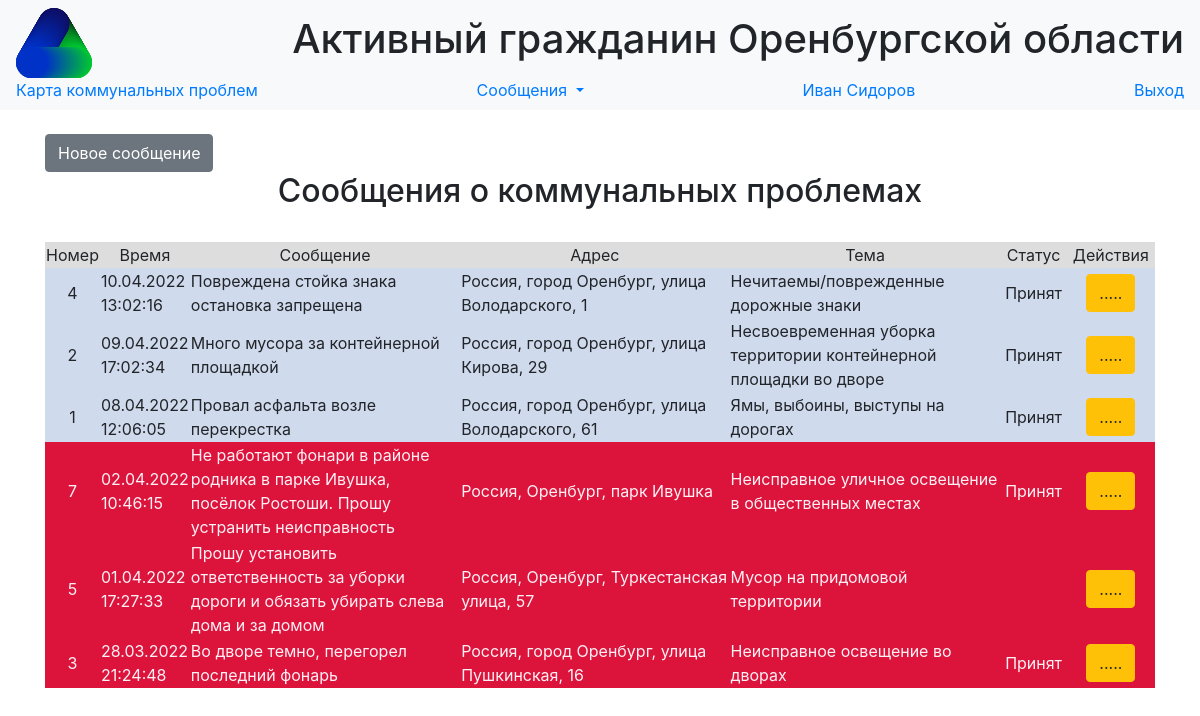
The app's page /calls (signed in), older data.
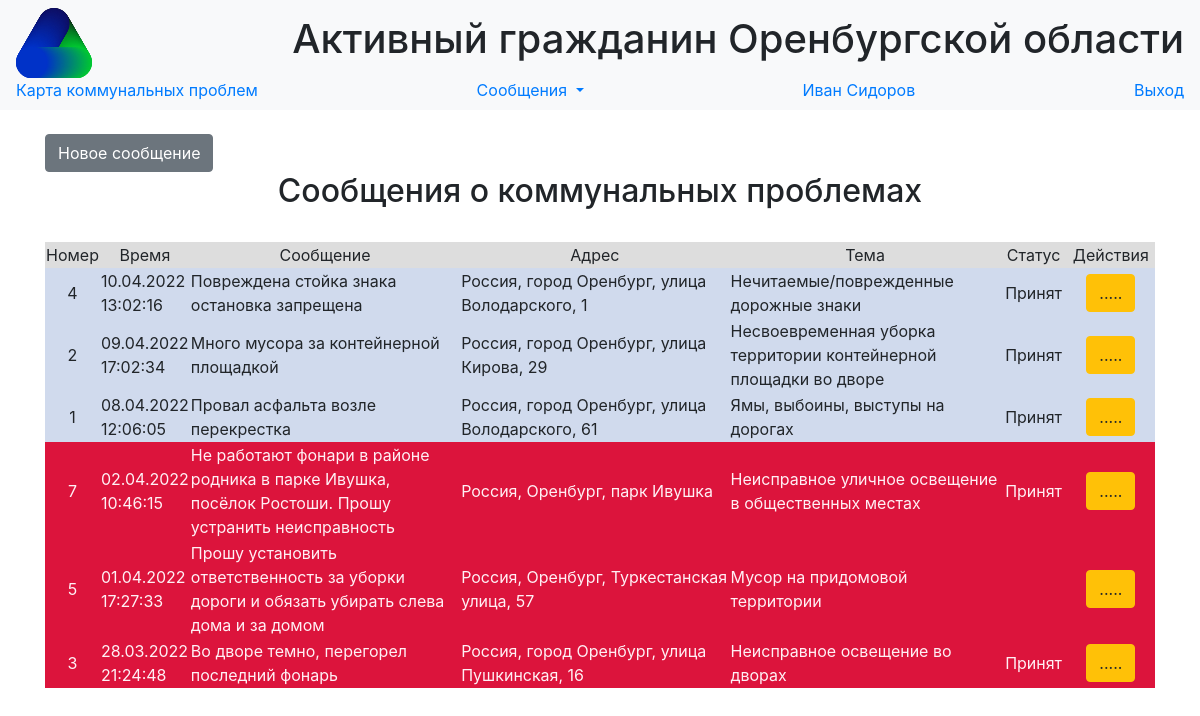
The same page, newer data.
### data/users.py (models this page shows, shortened)
class User(SqlAlchemyBase, UserMixin,SerializerMixin):
    __tablename__ = 'users'
    id = sqlalchemy.Column(sqlalchemy.Integer,
                           primary_key=True, autoincrement=True)
    surname = sqlalchemy.Column(sqlalchemy.String, nullable=True)
    name = sqlalchemy.Column(sqlalchemy.String, nullable=True)
    position = sqlalchemy.Column(sqlalchemy.String, nullable=True)
    locality = sqlalchemy.Column(sqlalchemy.String, nullable=True)
    email = sqlalchemy.Column(sqlalchemy.String,
                              index=True, unique=True, nullable=True)
    hashed_password = sqlalchemy.Column(sqlalchemy.String, nullable=True)
    modified_date = sqlalchemy.Column(sqlalchemy.DateTime,
                                      default=datetime.datetime.now)

### data/calls.py (models this page shows, shortened)
class Call(SqlAlchemyBase, SerializerMixin):
    __tablename__ = 'calls'
    id = sqlalchemy.Column(sqlalchemy.Integer,
                           primary_key=True, autoincrement=True)
    message = sqlalchemy.Column(sqlalchemy.String, nullable=True)
    address = sqlalchemy.Column(sqlalchemy.String, nullable=True)
    point = sqlalchemy.Column(sqlalchemy.String, nullable=True)
    service = sqlalchemy.Column(sqlalchemy.String, nullable=True)
    status = sqlalchemy.Column(sqlalchemy.String, nullable=True)
    call_time = sqlalchemy.Column(sqlalchemy.DateTime,
                                  default=datetime.datetime.utcnow())
    finish_time = sqlalchemy.Column(sqlalchemy.DateTime,
                                    nullable=True)
    answer = sqlalchemy.Column(sqlalchemy.String, nullable=True)

### main.py (the view)
@app.route('/calls')
@login_required
def calls():
    db_sess = db_session.create_session()
    calls = db_sess.query(Call).order_by(desc(Call.call_time)).all()
    db_sess.commit()
    return render_template('calls.html', calls=calls, time_now=datetime.datetime.today())

### data/db_session.py (called while the page is built)
def create_session() -> Session:
    global __factory
    return __factory()

### main.py (called while the page is built)
@login_manager.user_loader
def load_user(user_id):
    db_sess = db_session.create_session()
    return db_sess.query(User).get(user_id)

### templates/calls.html (shortened to what this page needs)
{% extends "base.html" %}
{% block content %}
{% set STATUSES  = {"received": "Принят", "serviced": "Выполняется", "finished":  "Завершен"} %}
<br>
{% if current_user.is_authenticated %}
    <a href="/add_call" class="btn btn-secondary">Новое сообщение</a>
{% endif %}
<br>
<h2 align="center">Сообщения о коммунальных проблемах</h2>
<br>
<div class="table_container">
    <table class="my_table">
        <tr class="my_row">
            <td class="title" width="2%" bgcolor="#dddddd" align="center">Номер</td>
            <td class="title" width="5%" bgcolor="#dddddd" align="center">Время</td>
            <td class="title" width="25%" bgcolor="#dddddd" align="center">Сообщение</td>
            <td class="title" width="25%" bgcolor="#dddddd" align="center">Адрес</td>
            <td class="title" width="25%" bgcolor="#dddddd" align="center">Тема</td>
            <td class="title" width="6%" bgcolor="#dddddd" align="center">Статус</td>
            <td class="title" width="8%" bgcolor="#dddddd" align="center">Действия</td>
        </tr>
        {% for call in calls %}
            {% if (time_now - call.call_time).days >= 10 and call.status != "finished" %}
                {%  set color = "#dc143c" %}
                {% set text_color = "#FFF0F5" %}
            {% else %}
                {% set color = "#d0daed"  %}
                {% set text_color = "ffffff" %}
            {% endif %}
        <tr class="my_row">
            <td class="ordinary" bgcolor ={{color}} align="center" style="color:{{text_color}}">{{ call.id }}</td>
            <td class="ordinary" bgcolor ={{color}} style="color:{{text_color}}">{{ moment(call.call_time).format("DD.MM.YYYY HH:mm:ss") }}</td>
            <td class="ordinary" bgcolor ={{color}} style="color:{{text_color}}">{{ call.message }}</td>
            <td class="ordinary" bgcolor ={{color}} style="color:{{text_color}}">
                <span class="ymaps-geolink">
                        {{ call.address }}
                </span>
            </td>
            <td class="ordinary" bgcolor ={{color}} style="color:{{text_color}}">
                {{ call.service }}
            </td>
            <td class="ordinary" bgcolor ={{color}} align="center" style="color:{{text_color}}">{{ STATUSES[call.status] }}</td>
            <td class="ordinary" bgcolor ={{color}} align="center" style="color:{{text_color}}">
                {% if current_user.is_authenticated %}
                <div>       <a href="/calls/{{ call.id }}" class="btn btn-warning">.....</a>
                </div>
                {% endif %}
            </td>
        </tr>
        {% endfor %}
    </table>
</div>
{% endblock %}

### templates/base.html (shortened to what this page needs)
<!DOCTYPE html>
<html lang="en">
<head>
    <link rel="stylesheet" href="../static/css/bootstrap.min.css">
    <link rel="stylesheet" type="text/css" href="../static/css/style.css" />
</head>
  <body>
    <header>
      <nav class="navbar navbar-light bg-light">
          <img src="/static/favicon.svg" height = "70px">
          <h1>Активный гражданин Оренбургской области </h1>
          <a class="nav-brand" href="/map">Карта коммунальных проблем</a>
          {% if current_user.is_authenticated %}
          <div class="nav-item dropdown">
          <a class="nav-brand dropdown-toggle" href="#" id="navbarDropdownMenuLink" role="button"
             data-toggle="dropdown" aria-haspopup="true" aria-expanded="false"> Сообщения </a>
          </div>
          <a class="navbar-link" href="/users/{{current_user.id}}">{{current_user.name}} {{current_user.surname}}</a>
          <a class="navbar-link" href="/logout">Выход</a>
          {% else %}
            <p>
                <a class="btn btn-success" href="/login">Войти</a>
                <a class="btn btn-primary " href="/register">Зарегистрироваться</a>
            </p>
          {% endif %}
      </nav>
    </header>
    <main role="main" class="container">
        {% block content %}
        {% endblock %}
    </main>
  </body>
</html>

Row changes from the older to the newer data that the page shows:
changed Call "Повреждена стойка знака остановка запрещена": service "Нечитаемы/поврежденные дорожные знаки" → "Нечитаемые/поврежденные дорожные знаки"
